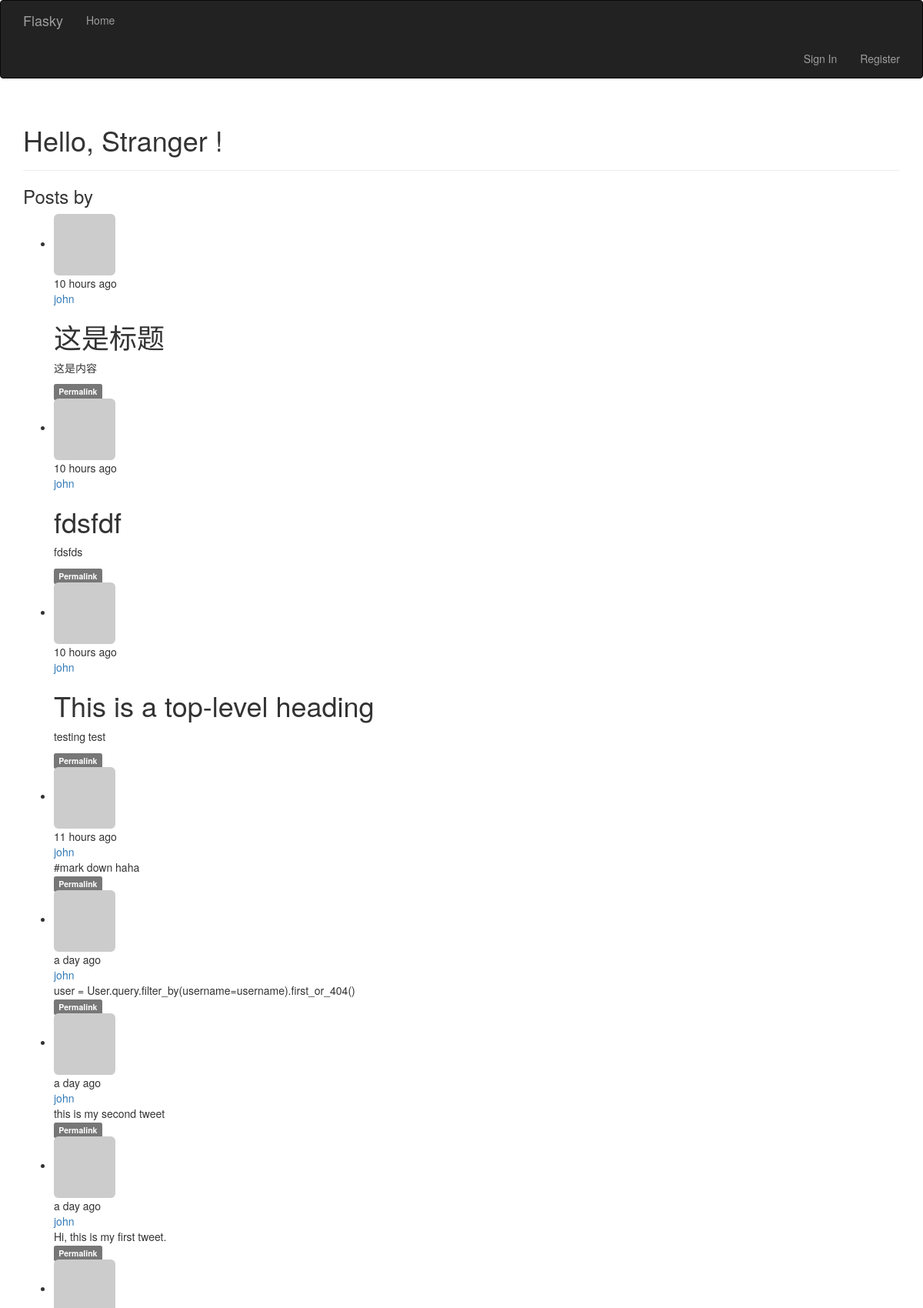
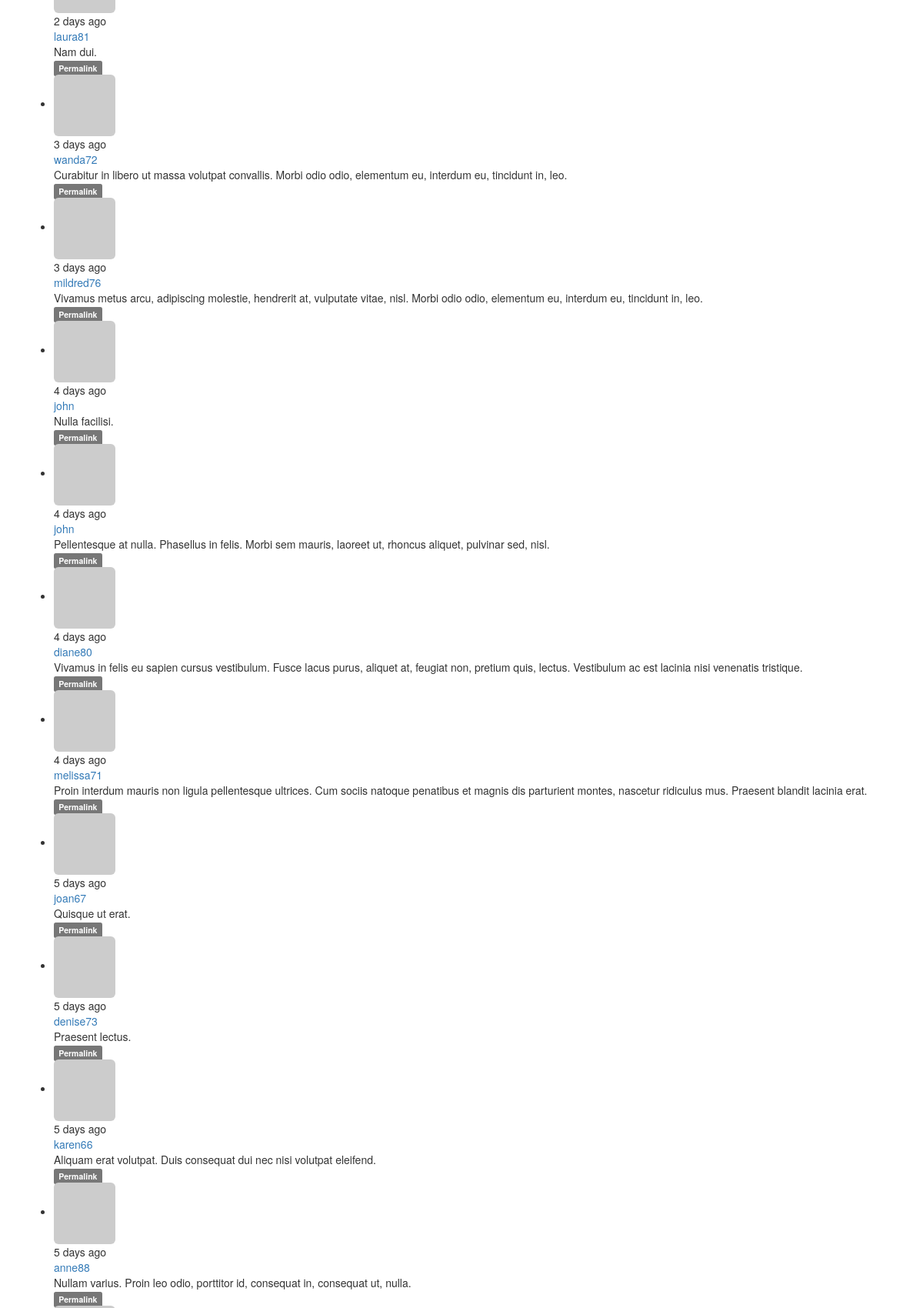
The page / (upper part) on the database its author committed (2 pictures, top to bottom).
### app/models.py (models this page shows, shortened)
class Post(db.Model):
    __tablename__ = 'posts'
    id = db.Column(db.Integer, primary_key=True)
    body = db.Column(db.Text)
    body_html = db.Column(db.Text)
    timestamp = db.Column(db.DateTime, index=True, default=datetime.datetime.utcnow)
    author_id = db.Column(db.Integer, db.ForeignKey('users.id'))

class User(UserMixin, db.Model):
    __tablename__ = 'users'
    id = db.Column(db.Integer, primary_key=True)
    email = db.Column(db.String(64), unique=True, index=True)
    username = db.Column(db.String(64), unique=True, index=True)
    password_hash = db.Column(db.String(128))
    role_id = db.Column(db.Integer, db.ForeignKey('roles.id'))
    confirmed = db.Column(db.Boolean, default=False)
    name = db.Column(db.String(64))
    location = db.Column(db.String(64))
    about_me = db.Column(db.Text())
    avatar_hash = db.Column(db.String(32))
    member_since = db.Column(db.DateTime(), default=datetime.datetime.utcnow)
    last_seen = db.Column(db.DateTime(), default=datetime.datetime.utcnow)
    posts = db.relationship('Post', backref='author', lazy='dynamic')
    @property
    def password(self):
        raise AttributeError('password is not a readable attribute')
    def gravatar(self, size=100, default='identicon', rating='g'):
        if request.is_secure:
            url = 'https://secure.gravatar.com/avator'
        else:
            url = 'http://www.gravatar.com/avatar'
        hash = hashlib.md5(self.email.encode('utf-8')).hexdigest()
        return '{url}/{hash}?s={size}&d={default}&r={rating}'.format(
            url=url, hash=hash, size=size, default=default, rating=rating)

### app/main/views.py (the view)
@main.route('/', methods=['GET', 'POST'])
def index():
    form = PostForm()
    if current_user.can(Permission.WRITE_ARTICLES) and \
            form.validate_on_submit():
        post = Post(body=form.body.data,
                    author=current_user._get_current_object())
        db.session.add(post)
        return redirect(url_for('.index'))
    page = request.args.get('page', 1, type=int)
    pagination = Post.query.order_by(Post.timestamp.desc()).paginate(
        page, per_page=current_app.config['FLASKY_POSTS_PER_PAGE'],
        error_out=False
    )
    posts = pagination.items
    return render_template('index.html', form=form, posts=posts,
                           pagination=pagination)

### app/auth/views.py (called while the page is built)
@auth.before_app_request
def before_request():
    if current_user.is_authenticated:
        current_user.ping()
        if current_user.confirmed and request.endpoint[:5] != 'auth.' and request.endpoint != 'static':
            return redirect(url_for('auth.unconfirmed'))

### app/main/__init__.py (called while the page is built)
@main.app_context_processor
def inject_permissions():
    return dict(Permission=Permission)

### app/models.py (called while the page is built)
    def can(self, permissions):
        return False

    def is_administrator(self):
        return False

### app/templates/index.html (shortened to what this page needs)
{% extends "base.html" %}
{% import "bootstrap/wtf.html" as wtf %}
{% import "_macros.html" as macros %}
{% block page_content %}
<div class="page-header">
    <h1>Hello,
        {% if current_user.is_authenticated %}
        {{ current_user.username }}
        {% else %}
        Stranger
        {% endif %}!</h1>
</div>
<div class="post-tabs">
    <h3>Posts by {{ current_user.username }}</h3>
    {% include '_posts.html' %}
 </div>
{% endblock %}

### app/templates/_posts.html (shortened to what this page needs)
<ul class="posts">
    {% for post in posts %}
    <li class="post">
        <div class="profile-thumbnail">
            <a href="{{ url_for('.user', username=post.author.username) }}">
                <img class="img-rounded profile-thumbnail" src="{{ post.author.gravatar(size=40) }}">
            </a>
        </div>
        <div class="post-content">
            <div class="post-date"> {{ moment(post.timestamp).fromNow() }} </div>
            <div class="post-author"><a href="{{ url_for('.user', username=post.author.username) }}">{{ post.author.username }}</a></div>
            <div class="post-body">
                {% if post.body_html %}
                    {{ post.body_html | safe }}
                {% else %}
                    {{ post.body }}
                {% endif %}
            </div>
            <div class="post-footer">
                <a href="{{ url_for('.post', id=post.id) }}">
                    <span class="label label-default">Permalink</span>
                </a>
            </div>
        </div>
    </li>
    {% endfor %}
</ul>

### rows shown on the page
Post: timestamp "10 hours ago", author.username "john", body_html "这是标题 这是内容"
Post: timestamp "10 hours ago", author.username "john", body_html "fdsfdf fdsfds"
Post: timestamp "10 hours ago", author.username "john", body_html "This is a top-level heading testing test"
Post: timestamp "11 hours ago", author.username "john", body "#mark down haha"
Post: timestamp "a day ago", author.username "john", body "user = User.query.filter_by(username=username).first_or_404()"
Post: timestamp "a day ago", author.username "john", body "this is my second tweet"
Post: timestamp "a day ago", author.username "john", body "Hi, this is my first tweet."
Post: timestamp "2 days ago", author.username "laura81", body "Nam dui."
Post: timestamp "3 days ago", author.username "wanda72", body "Curabitur in libero ut massa volutpat convallis. Morbi odio odio, elementum eu, interdum eu, tincidunt in, leo."
Post: timestamp "3 days ago", author.username "mildred76", body "Vivamus metus arcu, adipiscing molestie, hendrerit at, vulputate vitae, nisl. Morbi odio odio, elementum eu, interdum eu, tincidunt in, leo."
Post: timestamp "4 days ago", author.username "john", body "Nulla facilisi."
Post: timestamp "4 days ago", author.username "john", body "Pellentesque at nulla. Phasellus in felis. Morbi sem mauris, laoreet ut, rhoncus aliquet, pulvinar sed, nisl."
Post: timestamp "4 days ago", author.username "diane80", body "Vivamus in felis eu sapien cursus vestibulum. Fusce lacus purus, aliquet at, feugiat non, pretium quis, lectus. Vestibulum ac est lacinia nisi venenatis tristique."
Post: timestamp "4 days ago", author.username "melissa71", body "Proin interdum mauris non ligula pellentesque ultrices. Cum sociis natoque penatibus et magnis dis parturient montes, nascetur ridiculus mus. Praesent blandit lacinia erat."
Post: timestamp "5 days ago", author.username "joan67", body "Quisque ut erat."
Post: timestamp "5 days ago", author.username "denise73", body "Praesent lectus."
Post: timestamp "5 days ago", author.username "karen66", body "Aliquam erat volutpat. Duis consequat dui nec nisi volutpat eleifend."
Post: timestamp "5 days ago", author.username "anne88", body "Nullam varius. Proin leo odio, porttitor id, consequat in, consequat ut, nulla."
